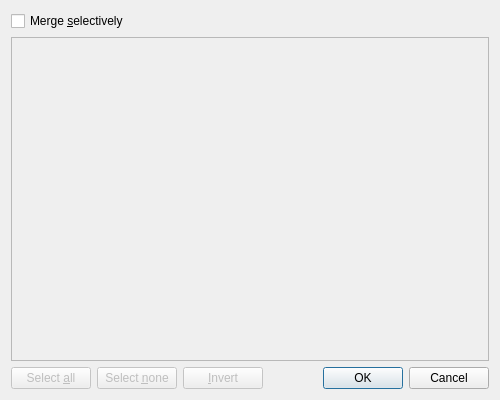
<?xml version="1.0" encoding="UTF-8"?>
<ui version="4.0">
 <class>diag_merge2</class>
 <widget class="QDialog" name="diag_merge2">
  <property name="geometry">
   <rect>
    <x>0</x>
    <y>0</y>
    <width>500</width>
    <height>400</height>
   </rect>
  </property>
  <property name="windowTitle">
   <string>Merge</string>
  </property>
  <layout class="QGridLayout" name="gridLayout">
   <item row="2" column="3">
    <widget class="QDialogButtonBox" name="buttonBox">
     <property name="orientation">
      <enum>Qt::Horizontal</enum>
     </property>
     <property name="standardButtons">
      <set>QDialogButtonBox::Cancel|QDialogButtonBox::Ok</set>
     </property>
    </widget>
   </item>
   <item row="2" column="1">
    <widget class="QPushButton" name="pushButton_None">
     <property name="enabled">
      <bool>false</bool>
     </property>
     <property name="text">
      <string>Select &amp;none</string>
     </property>
    </widget>
   </item>
   <item row="1" column="0" colspan="4">
    <widget class="QTableWidget" name="tableWidget">
     <property name="enabled">
      <bool>false</bool>
     </property>
     <property name="editTriggers">
      <set>QAbstractItemView::NoEditTriggers</set>
     </property>
     <property name="columnCount">
      <number>1</number>
     </property>
     <attribute name="horizontalHeaderVisible">
      <bool>false</bool>
     </attribute>
     <attribute name="horizontalHeaderMinimumSectionSize">
      <number>30</number>
     </attribute>
     <attribute name="horizontalHeaderDefaultSectionSize">
      <number>30</number>
     </attribute>
     <attribute name="horizontalHeaderStretchLastSection">
      <bool>true</bool>
     </attribute>
     <attribute name="verticalHeaderVisible">
      <bool>false</bool>
     </attribute>
     <column/>
    </widget>
   </item>
   <item row="2" column="2">
    <widget class="QPushButton" name="pushButton_Invert">
     <property name="enabled">
      <bool>false</bool>
     </property>
     <property name="text">
      <string>&amp;Invert</string>
     </property>
    </widget>
   </item>
   <item row="2" column="0">
    <widget class="QPushButton" name="pushButton_All">
     <property name="enabled">
      <bool>false</bool>
     </property>
     <property name="text">
      <string>Select &amp;all</string>
     </property>
    </widget>
   </item>
   <item row="0" column="0" colspan="4">
    <widget class="QCheckBox" name="checkBox">
     <property name="text">
      <string>Merge &amp;selectively</string>
     </property>
    </widget>
   </item>
  </layout>
 </widget>
 <resources/>
 <connections>
  <connection>
   <sender>buttonBox</sender>
   <signal>accepted()</signal>
   <receiver>diag_merge2</receiver>
   <slot>accept()</slot>
   <hints>
    <hint type="sourcelabel">
     <x>248</x>
     <y>254</y>
    </hint>
    <hint type="destinationlabel">
     <x>157</x>
     <y>274</y>
    </hint>
   </hints>
  </connection>
  <connection>
   <sender>buttonBox</sender>
   <signal>rejected()</signal>
   <receiver>diag_merge2</receiver>
   <slot>reject()</slot>
   <hints>
    <hint type="sourcelabel">
     <x>316</x>
     <y>260</y>
    </hint>
    <hint type="destinationlabel">
     <x>286</x>
     <y>274</y>
    </hint>
   </hints>
  </connection>
 </connections>
</ui>
